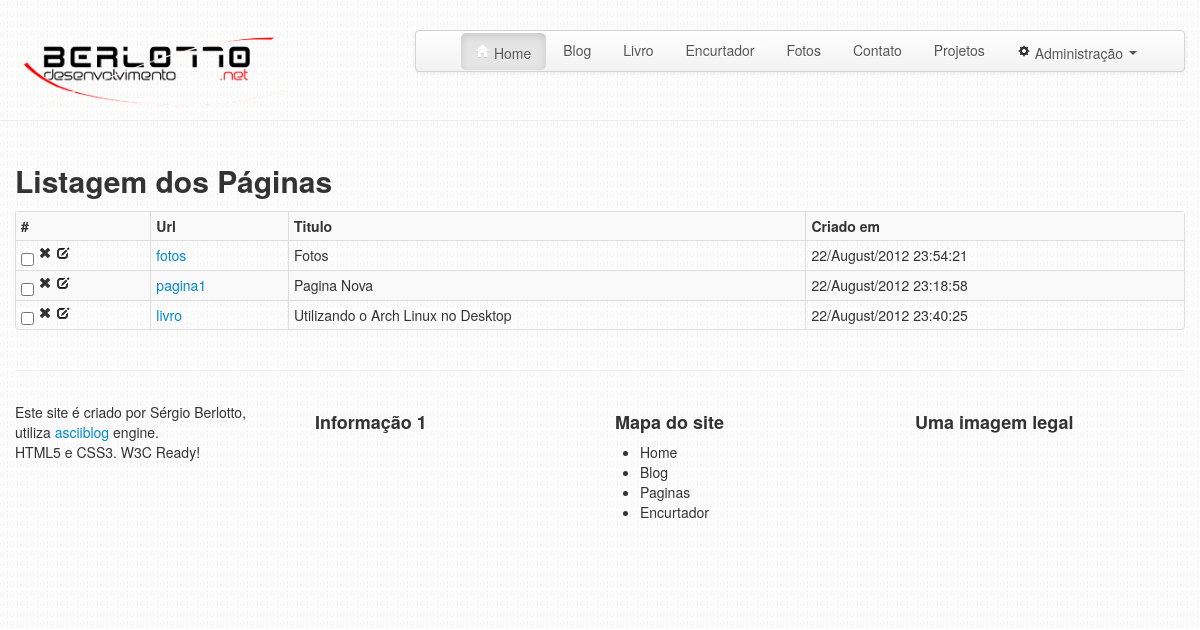
The page /pages/ on the database its author committed.
### pages/model.py (models this page shows, shortened)
class Page(db.Model):
	__tablename__ = 'page'
	id = db.Column(db.Integer, primary_key=True, autoincrement=True)
	title = db.Column(db.String(150))
	slug = db.Column(db.String(500), unique=True)
	content = db.Column(db.Text)
	date_created = db.Column(db.DateTime)
	date_updated = db.Column(db.DateTime)

### pages/__init__.py (the view)
@pages.route('/')
def index():
	pages = Page.query.order_by("title")
	return render_template('pages_index.html',pages=pages)

### pages/templates/pages_index.html (shortened to what this page needs)
{% extends "base.html" %}
{% block content %}
	<section class="span12 listagem">
		<h2>Listagem dos Páginas</h2>
		<table id="listagem-post" class="table table-striped table-bordered table-condensed">
			<tr>
				<th>#</th>
				<th>Url</th>
				<th>Titulo</th>
				<th>Criado em</th>
			</tr>
		{% for page in pages %}
			<tr>
				<td>
					<input type="checkbox">
					<a href=""><i class="icon-remove"></i></a>
					<a href="{{url_for('pages.edit', slug=page.slug)}}"><i class="icon-edit"></i></a>
				</td>
				<td><a href="{{url_for('pages.view', slug=page.slug)}}">{{page.slug}}</i></a></td>
				<td>{{page.title}}</td>
				<td>{{page.date_created.strftime('%d/%B/%Y %H:%M:%S')}}</td>
			</tr>
		{% endfor %}
		</table>
	</section>
{% endblock %}

### templates/base.html (shortened to what this page needs)
<!DOCTYPE html>
<html lang="pt-br">
<head>
	<link rel="stylesheet" href="{{ url_for('static', filename='bootstrap/css/bootstrap.min.css') }}"/>
	<link rel="stylesheet" href="{{ url_for('static', filename='bootstrap/css/bootstrap-responsive.min.css') }}"/>
	<link rel="stylesheet" href="{{ url_for('static', filename='css/asciiblog.css') }}"/>
</head>
<body>
	<div class="container">
		<div class="row page-header">
			<header class="span3">
				<a href="/"><img src="{{url_for('static', filename='img/logotipo-b.png')}}"></a>
			</header>
			<div class="navbar span8 offset1">
				<div  id="menu" class="navbar-inner">
					<ul class="nav nav-pills pull-right">
						<li class="active"><a href="/"><i class="icon-home"></i>&nbsp;Home</a></li>
						<li><a href="/blog">Blog</a></li>
						<li><a href="/livro">Livro</a></li>
						<li><a href="#">Encurtador</a></li>
						<li><a href="#">Fotos</a></li>
						<li><a href="#">Contato</a></li>
						<li><a href="#">Projetos</a></li>
						<li class="dropdown">
							<a class="dropdown-toggle" data-toggle="dropdown" href="#"><i class="icon-cog"></i>&nbsp;Administração <b class="caret"></b></a>
						</li>
					</ul>
				</div>
			</div>
		</div>
		<div class="row">
			{% block content %}
			{% endblock %}
		</div>
		<hr/>
		<footer class="row">
			<div class="span3">
			Este site é criado por Sérgio Berlotto, utiliza <a href="http://berlotto.net/asciiblog">asciiblog</a> engine.<br/>
			HTML5 e CSS3. W3C Ready!
			</div>
			<div class="span3">
				<h4>Informação 1</h4>
			</div>
			<div class="span3">
				<h4>Mapa do site</h4>
				<ul>
					<li>Home</li>
					<li>Blog</li>
					<li>Paginas</li>
					<li>Encurtador</li>
				</ul>
			</div>
			<div class="span3">
				<h4>Uma imagem legal</h4>
			</div>
		</footer>
	</div>
</body>
</html>

### static/css/asciiblog.css (style rules this page uses)
body { padding: 10px; background-image: url('../img/back.png'); }
.container { background-color: transparent; }
footer { background: -moz-linear-gradient(top, #F2F2F2 , #fff) repeat scroll 0 0 transparent; padding-top: 10px; height: 200px; }

### rows shown on the page
Page: slug "fotos", title "Fotos", date_created "22/August/2012 23:54:21"
Page: slug "pagina1", title "Pagina Nova", date_created "22/August/2012 23:18:58"
Page: slug "livro", title "Utilizando o Arch Linux no Desktop", date_created "22/August/2012 23:40:25"
